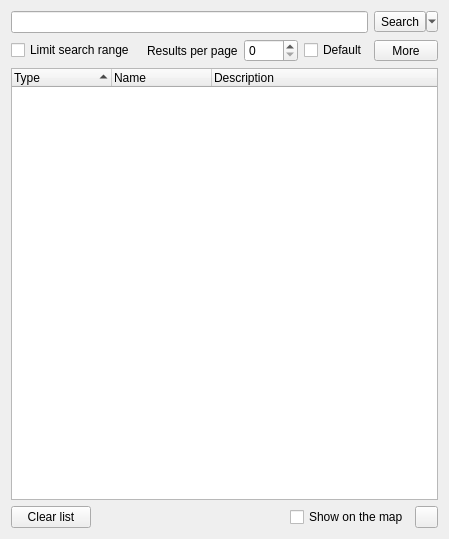
<?xml version="1.0" encoding="UTF-8"?>
<ui version="4.0">
 <class>MapSearchDialog</class>
 <widget class="QDialog" name="MapSearchDialog">
  <property name="geometry">
   <rect>
    <x>0</x>
    <y>0</y>
    <width>446</width>
    <height>539</height>
   </rect>
  </property>
  <property name="sizePolicy">
   <sizepolicy hsizetype="MinimumExpanding" vsizetype="MinimumExpanding">
    <horstretch>0</horstretch>
    <verstretch>0</verstretch>
   </sizepolicy>
  </property>
  <property name="windowTitle">
   <string>Search on the map</string>
  </property>
  <layout class="QVBoxLayout" name="verticalLayout" stretch="0,1,0">
   <item>
    <layout class="QGridLayout" name="gridLayout" rowstretch="0,0" columnstretch="0,1,0,0,0,0" columnminimumwidth="0,0,0,0,0,0">
     <item row="1" column="3">
      <widget class="QSpinBox" name="spbResultsPerPage">
       <property name="maximum">
        <number>9999</number>
       </property>
      </widget>
     </item>
     <item row="1" column="0">
      <widget class="QCheckBox" name="chkLimitSearchRange">
       <property name="text">
        <string>Limit search range</string>
       </property>
      </widget>
     </item>
     <item row="1" column="1">
      <spacer name="hspSearchParameters">
       <property name="orientation">
        <enum>Qt::Horizontal</enum>
       </property>
       <property name="sizeHint" stdset="0">
        <size>
         <width>40</width>
         <height>0</height>
        </size>
       </property>
      </spacer>
     </item>
     <item row="1" column="5">
      <widget class="QToolButton" name="tbMore">
       <property name="sizePolicy">
        <sizepolicy hsizetype="MinimumExpanding" vsizetype="Fixed">
         <horstretch>0</horstretch>
         <verstretch>0</verstretch>
        </sizepolicy>
       </property>
       <property name="text">
        <string>More</string>
       </property>
      </widget>
     </item>
     <item row="1" column="2">
      <widget class="QLabel" name="lblResultsPerPage">
       <property name="text">
        <string>Results per page</string>
       </property>
      </widget>
     </item>
     <item row="0" column="5">
      <widget class="QToolButton" name="tbSearch">
       <property name="sizePolicy">
        <sizepolicy hsizetype="MinimumExpanding" vsizetype="Fixed">
         <horstretch>0</horstretch>
         <verstretch>0</verstretch>
        </sizepolicy>
       </property>
       <property name="text">
        <string>Search</string>
       </property>
       <property name="popupMode">
        <enum>QToolButton::MenuButtonPopup</enum>
       </property>
       <property name="toolButtonStyle">
        <enum>Qt::ToolButtonTextBesideIcon</enum>
       </property>
      </widget>
     </item>
     <item row="1" column="4">
      <widget class="QCheckBox" name="chkDefault">
       <property name="text">
        <string>Default</string>
       </property>
      </widget>
     </item>
     <item row="0" column="0" colspan="5">
      <widget class="QLineEdit" name="ledSearch"/>
     </item>
    </layout>
   </item>
   <item>
    <widget class="QTreeWidget" name="twFound">
     <property name="contextMenuPolicy">
      <enum>Qt::CustomContextMenu</enum>
     </property>
     <property name="rootIsDecorated">
      <bool>false</bool>
     </property>
     <attribute name="headerShowSortIndicator" stdset="0">
      <bool>true</bool>
     </attribute>
     <column>
      <property name="text">
       <string>Type</string>
      </property>
     </column>
     <column>
      <property name="text">
       <string>Name</string>
      </property>
     </column>
     <column>
      <property name="text">
       <string>Description</string>
      </property>
     </column>
    </widget>
   </item>
   <item>
    <layout class="QHBoxLayout" name="horizontalLayout">
     <item>
      <widget class="QPushButton" name="pbClear">
       <property name="text">
        <string>Clear list</string>
       </property>
       <property name="autoDefault">
        <bool>false</bool>
       </property>
      </widget>
     </item>
     <item>
      <spacer name="hspButtonList">
       <property name="orientation">
        <enum>Qt::Horizontal</enum>
       </property>
       <property name="sizeHint" stdset="0">
        <size>
         <width>40</width>
         <height>20</height>
        </size>
       </property>
      </spacer>
     </item>
     <item>
      <widget class="QCheckBox" name="chkShow">
       <property name="text">
        <string>Show on the map</string>
       </property>
      </widget>
     </item>
     <item>
      <widget class="QPushButton" name="pbSettings">
       <property name="maximumSize">
        <size>
         <width>23</width>
         <height>23</height>
        </size>
       </property>
       <property name="toolTip">
        <string>Settings</string>
       </property>
       <property name="text">
        <string notr="true"/>
       </property>
       <property name="autoDefault">
        <bool>false</bool>
       </property>
      </widget>
     </item>
    </layout>
   </item>
  </layout>
 </widget>
 <resources/>
 <connections>
  <connection>
   <sender>twFound</sender>
   <signal>itemActivated(QTreeWidgetItem*,int)</signal>
   <receiver>MapSearchDialog</receiver>
   <slot>onItemActivated(QTreeWidgetItem*,int)</slot>
   <hints>
    <hint type="sourcelabel">
     <x>199</x>
     <y>147</y>
    </hint>
    <hint type="destinationlabel">
     <x>199</x>
     <y>149</y>
    </hint>
   </hints>
  </connection>
  <connection>
   <sender>ledSearch</sender>
   <signal>returnPressed()</signal>
   <receiver>tbSearch</receiver>
   <slot>click()</slot>
   <hints>
    <hint type="sourcelabel">
     <x>167</x>
     <y>19</y>
    </hint>
    <hint type="destinationlabel">
     <x>360</x>
     <y>19</y>
    </hint>
   </hints>
  </connection>
  <connection>
   <sender>twFound</sender>
   <signal>customContextMenuRequested(QPoint)</signal>
   <receiver>MapSearchDialog</receiver>
   <slot>onCustomContextMenuRequested(QPoint)</slot>
   <hints>
    <hint type="sourcelabel">
     <x>199</x>
     <y>147</y>
    </hint>
    <hint type="destinationlabel">
     <x>199</x>
     <y>149</y>
    </hint>
   </hints>
  </connection>
  <connection>
   <sender>tbSearch</sender>
   <signal>clicked()</signal>
   <receiver>MapSearchDialog</receiver>
   <slot>onSearchClicked()</slot>
   <hints>
    <hint type="sourcelabel">
     <x>360</x>
     <y>19</y>
    </hint>
    <hint type="destinationlabel">
     <x>199</x>
     <y>149</y>
    </hint>
   </hints>
  </connection>
  <connection>
   <sender>pbClear</sender>
   <signal>clicked()</signal>
   <receiver>MapSearchDialog</receiver>
   <slot>onClearListClicked()</slot>
   <hints>
    <hint type="sourcelabel">
     <x>351</x>
     <y>277</y>
    </hint>
    <hint type="destinationlabel">
     <x>199</x>
     <y>149</y>
    </hint>
   </hints>
  </connection>
  <connection>
   <sender>chkShow</sender>
   <signal>toggled(bool)</signal>
   <receiver>MapSearchDialog</receiver>
   <slot>onShowPois(bool)</slot>
   <hints>
    <hint type="sourcelabel">
     <x>63</x>
     <y>276</y>
    </hint>
    <hint type="destinationlabel">
     <x>199</x>
     <y>149</y>
    </hint>
   </hints>
  </connection>
  <connection>
   <sender>chkLimitSearchRange</sender>
   <signal>clicked(bool)</signal>
   <receiver>MapSearchDialog</receiver>
   <slot>onLimitSearchRange(bool)</slot>
   <hints>
    <hint type="sourcelabel">
     <x>65</x>
     <y>45</y>
    </hint>
    <hint type="destinationlabel">
     <x>215</x>
     <y>269</y>
    </hint>
   </hints>
  </connection>
  <connection>
   <sender>pbSettings</sender>
   <signal>clicked()</signal>
   <receiver>MapSearchDialog</receiver>
   <slot>onSettings()</slot>
   <hints>
    <hint type="sourcelabel">
     <x>409</x>
     <y>517</y>
    </hint>
    <hint type="destinationlabel">
     <x>215</x>
     <y>269</y>
    </hint>
   </hints>
  </connection>
  <connection>
   <sender>tbMore</sender>
   <signal>clicked()</signal>
   <receiver>MapSearchDialog</receiver>
   <slot>onSearchClicked()</slot>
   <hints>
    <hint type="sourcelabel">
     <x>406</x>
     <y>45</y>
    </hint>
    <hint type="destinationlabel">
     <x>222</x>
     <y>269</y>
    </hint>
   </hints>
  </connection>
  <connection>
   <sender>spbResultsPerPage</sender>
   <signal>valueChanged(int)</signal>
   <receiver>MapSearchDialog</receiver>
   <slot>onResultsPerPageChanged(int)</slot>
   <hints>
    <hint type="sourcelabel">
     <x>283</x>
     <y>45</y>
    </hint>
    <hint type="destinationlabel">
     <x>222</x>
     <y>269</y>
    </hint>
   </hints>
  </connection>
  <connection>
   <sender>chkDefault</sender>
   <signal>toggled(bool)</signal>
   <receiver>MapSearchDialog</receiver>
   <slot>onDefaultToggled(bool)</slot>
   <hints>
    <hint type="sourcelabel">
     <x>342</x>
     <y>45</y>
    </hint>
    <hint type="destinationlabel">
     <x>222</x>
     <y>269</y>
    </hint>
   </hints>
  </connection>
  <connection>
   <sender>spbResultsPerPage</sender>
   <signal>valueChanged(int)</signal>
   <receiver>MapSearchDialog</receiver>
   <slot>onMapSettingsChanged()</slot>
   <hints>
    <hint type="sourcelabel">
     <x>280</x>
     <y>45</y>
    </hint>
    <hint type="destinationlabel">
     <x>222</x>
     <y>269</y>
    </hint>
   </hints>
  </connection>
  <connection>
   <sender>chkLimitSearchRange</sender>
   <signal>toggled(bool)</signal>
   <receiver>MapSearchDialog</receiver>
   <slot>onMapSettingsChanged()</slot>
   <hints>
    <hint type="sourcelabel">
     <x>65</x>
     <y>45</y>
    </hint>
    <hint type="destinationlabel">
     <x>222</x>
     <y>269</y>
    </hint>
   </hints>
  </connection>
  <connection>
   <sender>ledSearch</sender>
   <signal>textChanged(QString)</signal>
   <receiver>MapSearchDialog</receiver>
   <slot>onMapSettingsChanged()</slot>
   <hints>
    <hint type="sourcelabel">
     <x>190</x>
     <y>19</y>
    </hint>
    <hint type="destinationlabel">
     <x>222</x>
     <y>269</y>
    </hint>
   </hints>
  </connection>
 </connections>
 <slots>
  <slot>onItemActivated(QTreeWidgetItem*,int)</slot>
  <slot>onCustomContextMenuRequested(QPoint)</slot>
  <slot>onSearchClicked()</slot>
  <slot>onClearListClicked()</slot>
  <slot>onShowPois(bool)</slot>
  <slot>onLimitSearchRange(bool)</slot>
  <slot>onSettings()</slot>
  <slot>onDefaultToggled(bool)</slot>
  <slot>onResultsPerPageChanged(int)</slot>
  <slot>onMapSettingsChanged()</slot>
 </slots>
</ui>
